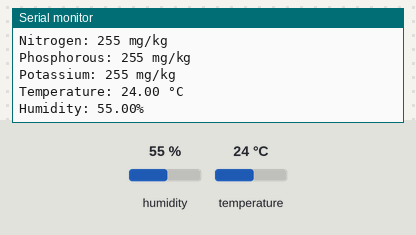
This sketch was run on a simulated Arduino Uno, built with avr-gcc and run on an emulated ATmega328P. On the bench: the last lines printed to the serial monitor. Inputs (shaded band) come from the test bench; at power-on: humidity 55 %, temperature 24 °C.

Above: at 1.2 s.
1.3 s: humidity set to 22 %
2.8 s: temperature set to 12 °C
At 4.2 s:
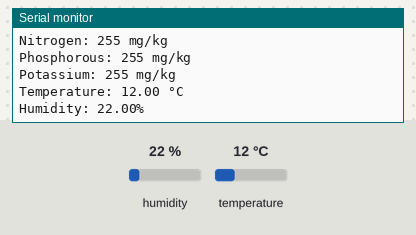
4.3 s: humidity set to 40 %
At 7.0 s:
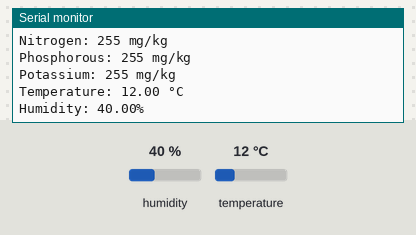
Timing chart, 0 to 8.5 s (numbered marks = the images above; inputs shaded):
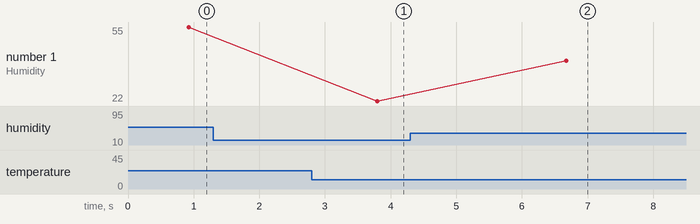

Measured:
- after the input at 2.8 s, the serial monitor: prints a new line after 0.97 s (image 1)
- after the input at 4.3 s, the serial monitor: prints a new line after 2.4 s (image 2)
- plotted number 1: 22 → 40 after the input at 4.3 s

The sketch:

NPK_DHT.ino
```cpp
#include <SoftwareSerial.h>
#include <Wire.h>
#include <Adafruit_Sensor.h>
#include <DHT.h>

#define RE 8
#define DE 7

const byte nitro[] = {0x01, 0x03, 0x00, 0x1e, 0x00, 0x01, 0xe4, 0x0c};
const byte phos[] = {0x01, 0x03, 0x00, 0x1f, 0x00, 0x01, 0xb5, 0xcc};
const byte pota[] = {0x01, 0x03, 0x00, 0x20, 0x00, 0x01, 0x85, 0xc0};

byte values[11];
SoftwareSerial mod(2, 3);

#define DHTPIN 4      // Digital pin connected to the DHT sensor
#define DHTTYPE DHT11   // Type of DHT sensor

DHT dht(DHTPIN, DHTTYPE);

void setup() {
  Serial.begin(9600);
  mod.begin(9600);
  pinMode(RE, OUTPUT);
  pinMode(DE, OUTPUT);

  dht.begin();

  // Your setup code here
}

void loop() {
  byte val1, val2, val3;
  val1 = nitrogen();
  delay(250);
  val2 = phosphorous();
  delay(250);
  val3 = potassium();
  delay(250);

  float temperature = dht.readTemperature();
  float humidity = dht.readHumidity();

  Serial.print("Nitrogen: ");
  Serial.print(val1);
  Serial.println(" mg/kg");
  Serial.print("Phosphorous: ");
  Serial.print(val2);
  Serial.println(" mg/kg");
  Serial.print("Potassium: ");
  Serial.print(val3);
  Serial.println(" mg/kg");

  Serial.print("Temperature: ");
  Serial.print(temperature);
  Serial.println(" °C");
  Serial.print("Humidity: ");
  Serial.print(humidity);
  Serial.println("%");

  delay(2000);
}

byte nitrogen() {
  digitalWrite(DE, HIGH);
  digitalWrite(RE, HIGH);
  delay(10);
  if (mod.write(nitro, sizeof(nitro)) == 8) {
    digitalWrite(DE, LOW);
    digitalWrite(RE, LOW);
    for (byte i = 0; i < 7; i++) {
      values[i] = mod.read();
    }
  }
  return values[4];
}

byte phosphorous() {
  digitalWrite(DE, HIGH);
  digitalWrite(RE, HIGH);
  delay(10);
  if (mod.write(phos, sizeof(phos)) == 8) {
    digitalWrite(DE, LOW);
    digitalWrite(RE, LOW);
    for (byte i = 0; i < 7; i++) {
      values[i] = mod.read();

    }
  }
  return values[4];
}

byte potassium() {
  digitalWrite(DE, HIGH);
  digitalWrite(RE, HIGH);
  delay(10);
  if (mod.write(pota, sizeof(pota)) == 8) {
    digitalWrite(DE, LOW);
    digitalWrite(RE, LOW);
    for (byte i = 0; i < 7; i++) {
      values[i] = mod.read();

    }
  }
  return values[4];
}
```
